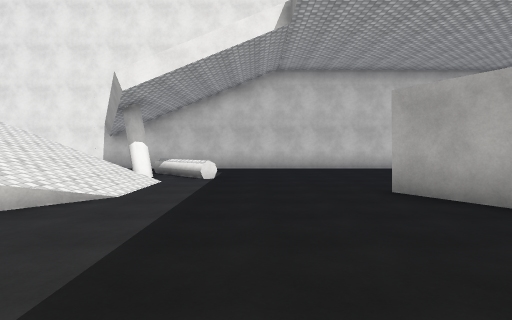
View 1 (above)

19 first-person views from a walk through a scene from a Unity 3-D project. The camera is 1.5 m above the floor, tilts 2° down and sees 75° across. The floor is counted in squares, 2 m on a side. Each view is taken from the middle of a square. On the plan, view 1 faces up. The plan holds only what a view shows up to about 11 squares ahead; the rest is blank. The place goes on beyond the plan. The player is left out. Some surface patterns are stand-ins.

View 2
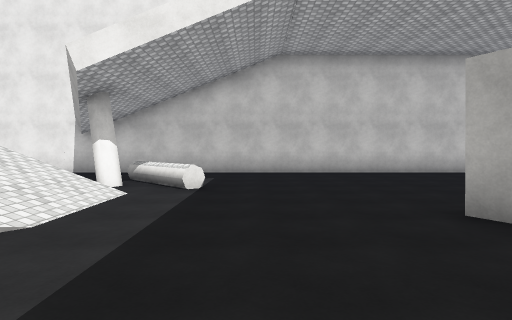

View 3
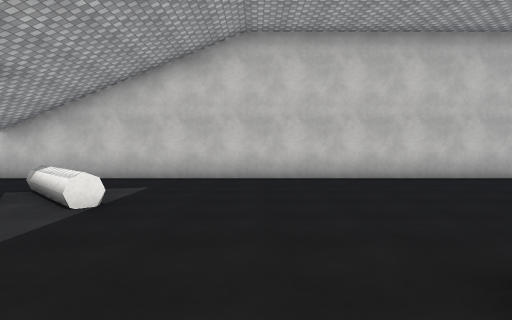

View 4
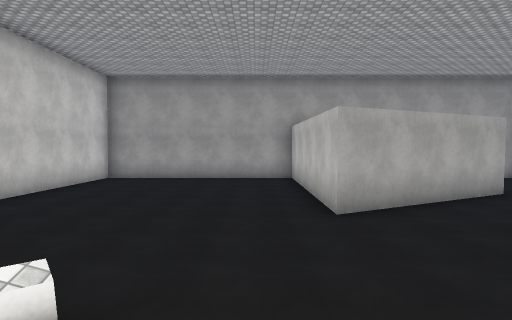

View 5
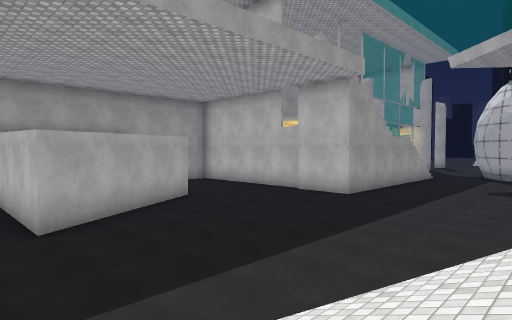

View 6
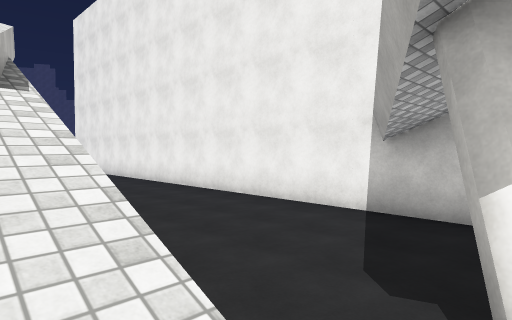

View 7
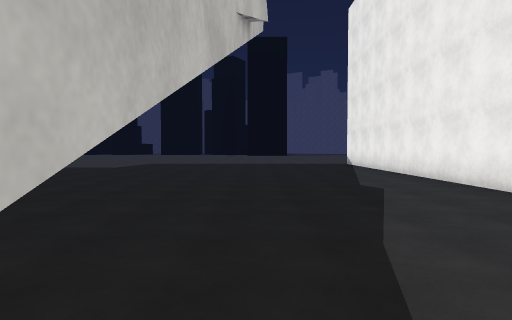

View 8
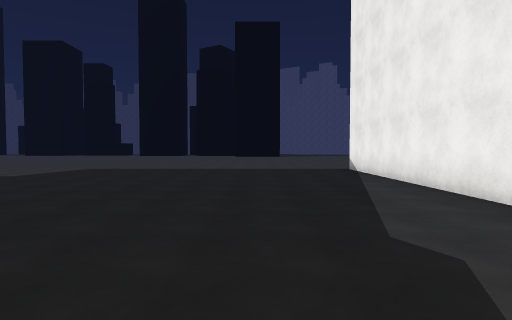

View 9
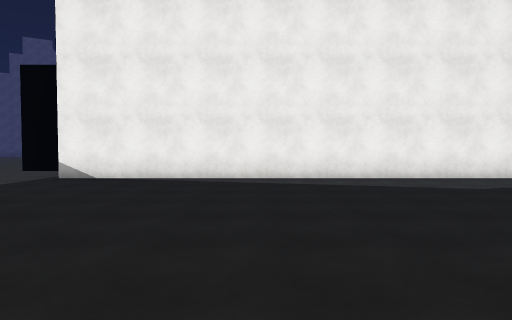

View 10
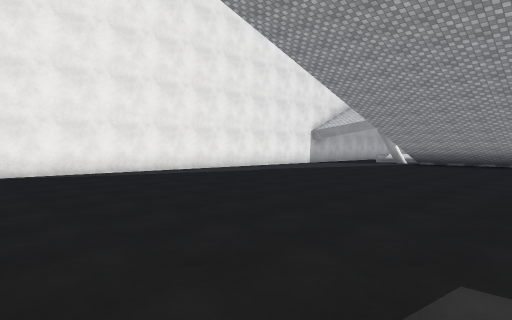

View 11
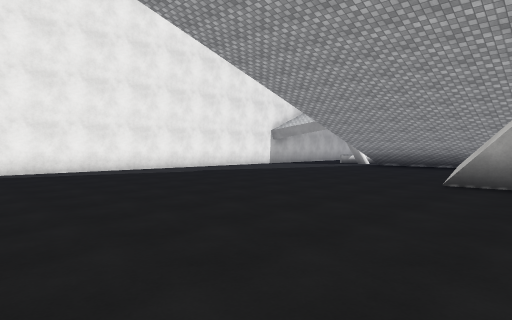

View 12
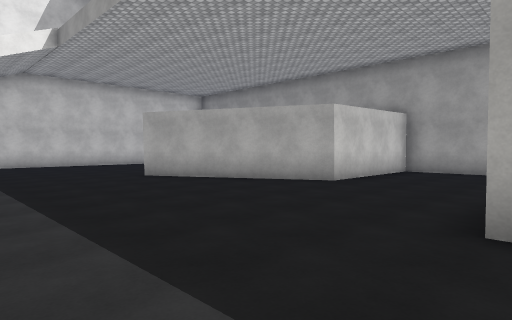

View 13
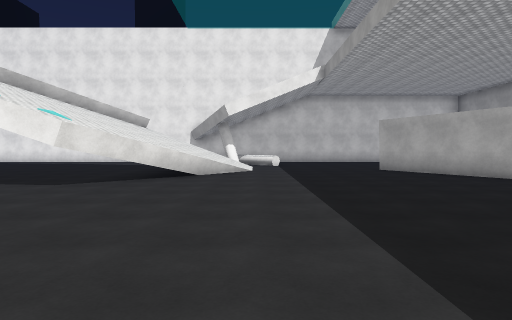

View 14
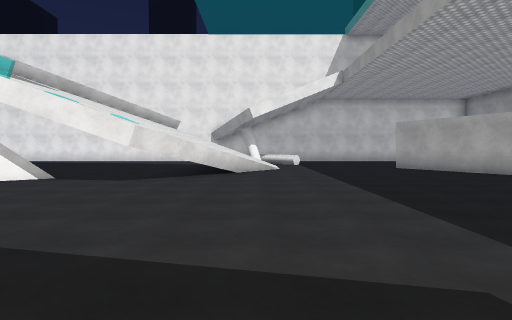

View 15
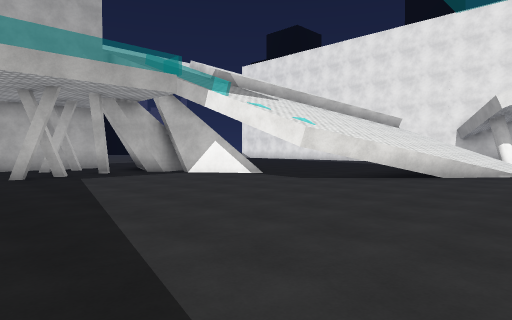

View 16
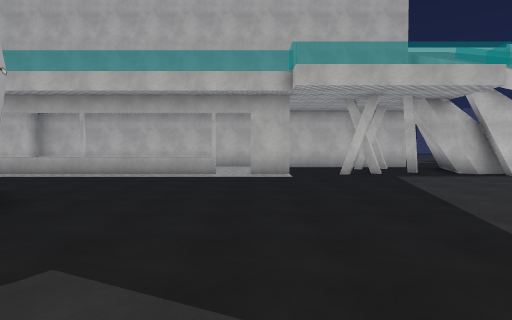

View 17
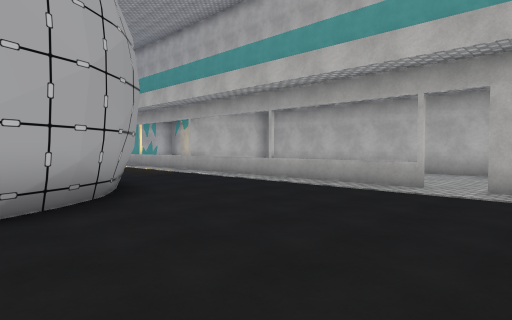

View 18
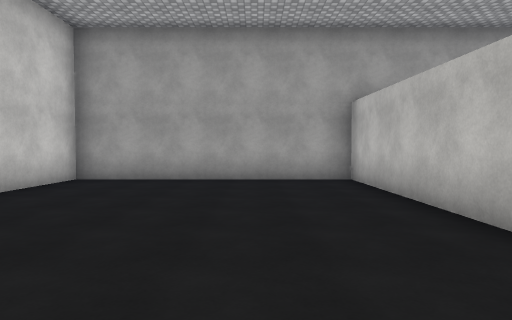

View 19
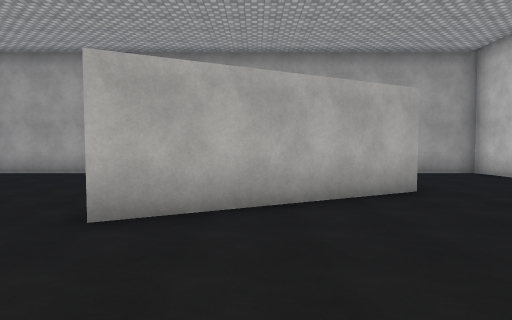

### Floor plan
Key: @ floor where view 1 was taken; # wall or solid block; x gap in a wall; . floor; / step, stairs or slope; = window, fence, low wall or low ledge; ^ raised ledge.
Columns run from 20 left of view 1 to 9 right of it. Each row starts with its distance up from view 1.
 13 ###############========#######
 12 .............................#
 11 .............................#
 10 .................^...........#
  9 .................#^=.........#
  8 ...................=.........#
  7 ..............#///...........#
  6 .............. ///...........#
  5 ..............////.....#######
  4 ..............///=......#
  3 ........../...///.......##
  2 .........#  ..///........#####
  1 ... ...  #/#=..#.............#
  0         /##.........@........#
 -1         ##...................#
 -2        /.#...................#
 -3        #..............      ##
 -4      #...#............
 -5         .............
 -6         ............
 -7         .x..........
 -8      #...x.........
 -9      #...=........
-10      #   =......#
-11      #   =....###
-12          =....#
-13          =...
-14          =...

Where each view was taken, in squares from view 1:
view 1: 0 up, 0 right, facing up
view 2: 2 up, 0 right, facing up
view 3: 4 up, 1 right, facing up
view 4: 7 up, 3 left, facing right
view 5: 7 up, 4 left, facing down-right
view 6: 7 up, 3 left, facing up-left
view 7: 8 up, 5 left, facing left
view 8: 9 up, 9 left, facing left
view 9: 4 up, 16 left, facing up
view 10: 2 up, 20 left, facing up-right
view 11: 1 up, 18 left, facing up-right
view 12: 3 down, 2 left, facing up-right
view 13: 6 down, 2 left, facing up
view 14: 7 down, 3 left, facing up
view 15: 6 down, 1 left, facing up-left
view 16: 7 down, 1 left, facing left
view 17: 6 down, 4 left, facing down-left
view 18: 8 up, 1 right, facing right
view 19: 4 up, 1 left, facing right
